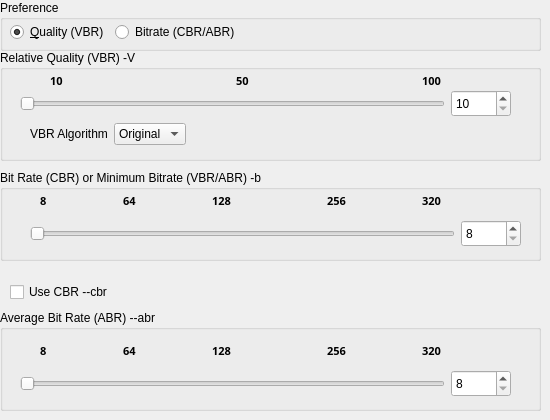
   <widget class="QWidget" name="Widget3" >
    <attribute name="title" >
     <string>&amp;Basic LAME Settings</string>
    </attribute>
    <widget class="QWidget" name="widget" >
     <property name="geometry" >
      <rect>
       <x>10</x>
       <y>280</y>
       <width>516</width>
       <height>24</height>
      </rect>
     </property>
     <layout class="QHBoxLayout" >
      <property name="margin" >
       <number>0</number>
      </property>
      <property name="spacing" >
       <number>6</number>
      </property>
      <item>
       <widget class="QCheckBox" name="useCbr" >
        <property name="text" >
         <string>Use CBR --cbr</string>
        </property>
       </widget>
      </item>
      <item>
       <spacer>
        <property name="orientation" >
         <enum>Qt::Horizontal</enum>
        </property>
        <property name="sizeType" >
         <enum>QSizePolicy::Expanding</enum>
        </property>
        <property name="sizeHint" >
         <size>
          <width>406</width>
          <height>20</height>
         </size>
        </property>
       </spacer>
      </item>
     </layout>
    </widget>
    <widget class="QGroupBox" name="preferenceButtonGroupBox" >
     <property name="geometry" >
      <rect>
       <x>0</x>
       <y>0</y>
       <width>541</width>
       <height>51</height>
      </rect>
     </property>
     <property name="title" >
      <string>Preference</string>
     </property>
     <widget class="QWidget" name="widget" >
      <property name="geometry" >
       <rect>
        <x>10</x>
        <y>20</y>
        <width>488</width>
        <height>25</height>
       </rect>
      </property>
      <layout class="QHBoxLayout" >
       <property name="margin" >
        <number>0</number>
       </property>
       <property name="spacing" >
        <number>6</number>
       </property>
       <item>
        <widget class="QRadioButton" name="qualityPref" >
         <property name="text" >
          <string>&amp;Quality (VBR)</string>
         </property>
         <property name="checked" >
          <bool>true</bool>
         </property>
        </widget>
       </item>
       <item>
        <widget class="QRadioButton" name="bitratePref" >
         <property name="text" >
          <string>Bitrate (CBR/ABR)</string>
         </property>
        </widget>
       </item>
       <item>
        <spacer>
         <property name="orientation" >
          <enum>Qt::Horizontal</enum>
         </property>
         <property name="sizeType" >
          <enum>QSizePolicy::Expanding</enum>
         </property>
         <property name="sizeHint" >
          <size>
           <width>230</width>
           <height>20</height>
          </size>
         </property>
        </spacer>
       </item>
      </layout>
     </widget>
    </widget>
    <widget class="QGroupBox" name="qualityBox" >
     <property name="geometry" >
      <rect>
       <x>0</x>
       <y>50</y>
       <width>541</width>
       <height>111</height>
      </rect>
     </property>
     <property name="title" >
      <string>Relative Quality (VBR) -V</string>
     </property>
     <widget class="QWidget" name="widget" >
      <property name="geometry" >
       <rect>
        <x>20</x>
        <y>40</y>
        <width>491</width>
        <height>27</height>
       </rect>
      </property>
      <layout class="QHBoxLayout" >
       <property name="margin" >
        <number>0</number>
       </property>
       <property name="spacing" >
        <number>6</number>
       </property>
       <item>
        <widget class="QSlider" name="qualitySelect" >
         <property name="minimum" >
          <number>10</number>
         </property>
         <property name="maximum" >
          <number>100</number>
         </property>
         <property name="orientation" >
          <enum>Qt::Horizontal</enum>
         </property>
         <property name="tickInterval" >
          <number>10</number>
         </property>
        </widget>
       </item>
       <item>
        <widget class="QSpinBox" name="qualityDisplay" >
         <property name="sizePolicy" >
          <sizepolicy>
           <hsizetype>1</hsizetype>
           <vsizetype>0</vsizetype>
           <horstretch>60</horstretch>
           <verstretch>0</verstretch>
          </sizepolicy>
         </property>
         <property name="maximumSize" >
          <size>
           <width>60</width>
           <height>32767</height>
          </size>
         </property>
         <property name="maximum" >
          <number>100</number>
         </property>
         <property name="minimum" >
          <number>10</number>
         </property>
        </widget>
       </item>
      </layout>
     </widget>
     <widget class="QWidget" name="widget" >
      <property name="geometry" >
       <rect>
        <x>50</x>
        <y>20</y>
        <width>391</width>
        <height>22</height>
       </rect>
      </property>
      <layout class="QHBoxLayout" >
       <property name="margin" >
        <number>0</number>
       </property>
       <property name="spacing" >
        <number>6</number>
       </property>
       <item>
        <widget class="QLabel" name="textLabel3" >
         <property name="font" >
          <font>
           <family>Sans Serif</family>
           <pointsize>8</pointsize>
           <weight>75</weight>
           <italic>false</italic>
           <bold>true</bold>
           <underline>false</underline>
           <strikeout>false</strikeout>
          </font>
         </property>
         <property name="text" >
          <string>10</string>
         </property>
        </widget>
       </item>
       <item>
        <spacer>
         <property name="orientation" >
          <enum>Qt::Horizontal</enum>
         </property>
         <property name="sizeType" >
          <enum>QSizePolicy::Expanding</enum>
         </property>
         <property name="sizeHint" >
          <size>
           <width>177</width>
           <height>20</height>
          </size>
         </property>
        </spacer>
       </item>
       <item>
        <widget class="QLabel" name="textLabel5" >
         <property name="font" >
          <font>
           <family>Sans Serif</family>
           <pointsize>8</pointsize>
           <weight>75</weight>
           <italic>false</italic>
           <bold>true</bold>
           <underline>false</underline>
           <strikeout>false</strikeout>
          </font>
         </property>
         <property name="text" >
          <string>50</string>
         </property>
        </widget>
       </item>
       <item>
        <spacer>
         <property name="orientation" >
          <enum>Qt::Horizontal</enum>
         </property>
         <property name="sizeType" >
          <enum>QSizePolicy::Expanding</enum>
         </property>
         <property name="sizeHint" >
          <size>
           <width>176</width>
           <height>20</height>
          </size>
         </property>
        </spacer>
       </item>
       <item>
        <widget class="QLabel" name="textLabel4" >
         <property name="font" >
          <font>
           <family>Sans Serif</family>
           <pointsize>8</pointsize>
           <weight>75</weight>
           <italic>false</italic>
           <bold>true</bold>
           <underline>false</underline>
           <strikeout>false</strikeout>
          </font>
         </property>
         <property name="text" >
          <string>100</string>
         </property>
        </widget>
       </item>
      </layout>
     </widget>
     <widget class="QWidget" name="widget" >
      <property name="geometry" >
       <rect>
        <x>30</x>
        <y>70</y>
        <width>488</width>
        <height>28</height>
       </rect>
      </property>
      <layout class="QHBoxLayout" >
       <property name="margin" >
        <number>0</number>
       </property>
       <property name="spacing" >
        <number>6</number>
       </property>
       <item>
        <widget class="QLabel" name="textLabel11" >
         <property name="text" >
          <string>VBR Algorithm</string>
         </property>
        </widget>
       </item>
       <item>
        <widget class="QComboBox" name="algorithmVbr" >
         <item>
          <property name="text" >
           <string>Original</string>
          </property>
         </item>
         <item>
          <property name="text" >
           <string>Fast</string>
          </property>
         </item>
        </widget>
       </item>
       <item>
        <spacer>
         <property name="orientation" >
          <enum>Qt::Horizontal</enum>
         </property>
         <property name="sizeType" >
          <enum>QSizePolicy::Expanding</enum>
         </property>
         <property name="sizeHint" >
          <size>
           <width>320</width>
           <height>20</height>
          </size>
         </property>
        </spacer>
       </item>
      </layout>
     </widget>
    </widget>
    <widget class="QGroupBox" name="bitrateBox" >
     <property name="geometry" >
      <rect>
       <x>0</x>
       <y>170</y>
       <width>541</width>
       <height>91</height>
      </rect>
     </property>
     <property name="title" >
      <string>Bit Rate (CBR) or Minimum Bitrate (VBR/ABR) -b</string>
     </property>
     <widget class="QWidget" name="widget" >
      <property name="geometry" >
       <rect>
        <x>40</x>
        <y>20</y>
        <width>401</width>
        <height>22</height>
       </rect>
      </property>
      <layout class="QHBoxLayout" >
       <property name="margin" >
        <number>0</number>
       </property>
       <property name="spacing" >
        <number>6</number>
       </property>
       <item>
        <widget class="QLabel" name="textLabel6" >
         <property name="font" >
          <font>
           <family>Sans Serif</family>
           <pointsize>8</pointsize>
           <weight>75</weight>
           <italic>false</italic>
           <bold>true</bold>
           <underline>false</underline>
           <strikeout>false</strikeout>
          </font>
         </property>
         <property name="text" >
          <string>8</string>
         </property>
        </widget>
       </item>
       <item>
        <spacer>
         <property name="orientation" >
          <enum>Qt::Horizontal</enum>
         </property>
         <property name="sizeType" >
          <enum>QSizePolicy::Expanding</enum>
         </property>
         <property name="sizeHint" >
          <size>
           <width>69</width>
           <height>20</height>
          </size>
         </property>
        </spacer>
       </item>
       <item>
        <widget class="QLabel" name="textLabel7" >
         <property name="font" >
          <font>
           <family>Sans Serif</family>
           <pointsize>8</pointsize>
           <weight>75</weight>
           <italic>false</italic>
           <bold>true</bold>
           <underline>false</underline>
           <strikeout>false</strikeout>
          </font>
         </property>
         <property name="text" >
          <string>64</string>
         </property>
        </widget>
       </item>
       <item>
        <spacer>
         <property name="orientation" >
          <enum>Qt::Horizontal</enum>
         </property>
         <property name="sizeType" >
          <enum>QSizePolicy::Expanding</enum>
         </property>
         <property name="sizeHint" >
          <size>
           <width>69</width>
           <height>20</height>
          </size>
         </property>
        </spacer>
       </item>
       <item>
        <widget class="QLabel" name="textLabel8" >
         <property name="font" >
          <font>
           <family>Sans Serif</family>
           <pointsize>8</pointsize>
           <weight>75</weight>
           <italic>false</italic>
           <bold>true</bold>
           <underline>false</underline>
           <strikeout>false</strikeout>
          </font>
         </property>
         <property name="text" >
          <string>128</string>
         </property>
        </widget>
       </item>
       <item>
        <spacer>
         <property name="orientation" >
          <enum>Qt::Horizontal</enum>
         </property>
         <property name="sizeType" >
          <enum>QSizePolicy::Expanding</enum>
         </property>
         <property name="sizeHint" >
          <size>
           <width>90</width>
           <height>20</height>
          </size>
         </property>
        </spacer>
       </item>
       <item>
        <widget class="QLabel" name="textLabel9" >
         <property name="font" >
          <font>
           <family>Sans Serif</family>
           <pointsize>8</pointsize>
           <weight>75</weight>
           <italic>false</italic>
           <bold>true</bold>
           <underline>false</underline>
           <strikeout>false</strikeout>
          </font>
         </property>
         <property name="text" >
          <string>256</string>
         </property>
        </widget>
       </item>
       <item>
        <spacer>
         <property name="orientation" >
          <enum>Qt::Horizontal</enum>
         </property>
         <property name="sizeType" >
          <enum>QSizePolicy::Expanding</enum>
         </property>
         <property name="sizeHint" >
          <size>
           <width>69</width>
           <height>20</height>
          </size>
         </property>
        </spacer>
       </item>
       <item>
        <widget class="QLabel" name="textLabel10" >
         <property name="font" >
          <font>
           <family>Sans Serif</family>
           <pointsize>8</pointsize>
           <weight>75</weight>
           <italic>false</italic>
           <bold>true</bold>
           <underline>false</underline>
           <strikeout>false</strikeout>
          </font>
         </property>
         <property name="text" >
          <string>320</string>
         </property>
        </widget>
       </item>
      </layout>
     </widget>
     <widget class="QWidget" name="widget" >
      <property name="geometry" >
       <rect>
        <x>30</x>
        <y>50</y>
        <width>491</width>
        <height>27</height>
       </rect>
      </property>
      <layout class="QHBoxLayout" >
       <property name="margin" >
        <number>0</number>
       </property>
       <property name="spacing" >
        <number>6</number>
       </property>
       <item>
        <widget class="QSlider" name="bitrateSelect" >
         <property name="enabled" >
          <bool>true</bool>
         </property>
         <property name="minimum" >
          <number>8</number>
         </property>
         <property name="maximum" >
          <number>320</number>
         </property>
         <property name="singleStep" >
          <number>8</number>
         </property>
         <property name="pageStep" >
          <number>64</number>
         </property>
         <property name="orientation" >
          <enum>Qt::Horizontal</enum>
         </property>
         <property name="tickInterval" >
          <number>16</number>
         </property>
        </widget>
       </item>
       <item>
        <widget class="QSpinBox" name="bitrateDisplay" >
         <property name="sizePolicy" >
          <sizepolicy>
           <hsizetype>1</hsizetype>
           <vsizetype>0</vsizetype>
           <horstretch>60</horstretch>
           <verstretch>0</verstretch>
          </sizepolicy>
         </property>
         <property name="maximumSize" >
          <size>
           <width>60</width>
           <height>32767</height>
          </size>
         </property>
         <property name="maximum" >
          <number>320</number>
         </property>
         <property name="minimum" >
          <number>8</number>
         </property>
        </widget>
       </item>
      </layout>
     </widget>
    </widget>
    <widget class="QGroupBox" name="abrBitrateBox" >
     <property name="geometry" >
      <rect>
       <x>0</x>
       <y>310</y>
       <width>541</width>
       <height>101</height>
      </rect>
     </property>
     <property name="title" >
      <string>Average Bit Rate (ABR) --abr</string>
     </property>
     <widget class="QWidget" name="widget" >
      <property name="geometry" >
       <rect>
        <x>40</x>
        <y>30</y>
        <width>401</width>
        <height>22</height>
       </rect>
      </property>
      <layout class="QHBoxLayout" >
       <property name="margin" >
        <number>0</number>
       </property>
       <property name="spacing" >
        <number>6</number>
       </property>
       <item>
        <widget class="QLabel" name="textLabel6_2" >
         <property name="font" >
          <font>
           <family>Sans Serif</family>
           <pointsize>8</pointsize>
           <weight>75</weight>
           <italic>false</italic>
           <bold>true</bold>
           <underline>false</underline>
           <strikeout>false</strikeout>
          </font>
         </property>
         <property name="text" >
          <string>8</string>
         </property>
        </widget>
       </item>
       <item>
        <spacer>
         <property name="orientation" >
          <enum>Qt::Horizontal</enum>
         </property>
         <property name="sizeType" >
          <enum>QSizePolicy::Expanding</enum>
         </property>
         <property name="sizeHint" >
          <size>
           <width>69</width>
           <height>20</height>
          </size>
         </property>
        </spacer>
       </item>
       <item>
        <widget class="QLabel" name="textLabel7_3" >
         <property name="font" >
          <font>
           <family>Sans Serif</family>
           <pointsize>8</pointsize>
           <weight>75</weight>
           <italic>false</italic>
           <bold>true</bold>
           <underline>false</underline>
           <strikeout>false</strikeout>
          </font>
         </property>
         <property name="text" >
          <string>64</string>
         </property>
        </widget>
       </item>
       <item>
        <spacer>
         <property name="orientation" >
          <enum>Qt::Horizontal</enum>
         </property>
         <property name="sizeType" >
          <enum>QSizePolicy::Expanding</enum>
         </property>
         <property name="sizeHint" >
          <size>
           <width>69</width>
           <height>20</height>
          </size>
         </property>
        </spacer>
       </item>
       <item>
        <widget class="QLabel" name="textLabel8_3" >
         <property name="font" >
          <font>
           <family>Sans Serif</family>
           <pointsize>8</pointsize>
           <weight>75</weight>
           <italic>false</italic>
           <bold>true</bold>
           <underline>false</underline>
           <strikeout>false</strikeout>
          </font>
         </property>
         <property name="text" >
          <string>128</string>
         </property>
        </widget>
       </item>
       <item>
        <spacer>
         <property name="orientation" >
          <enum>Qt::Horizontal</enum>
         </property>
         <property name="sizeType" >
          <enum>QSizePolicy::Expanding</enum>
         </property>
         <property name="sizeHint" >
          <size>
           <width>90</width>
           <height>20</height>
          </size>
         </property>
        </spacer>
       </item>
       <item>
        <widget class="QLabel" name="textLabel9_3" >
         <property name="font" >
          <font>
           <family>Sans Serif</family>
           <pointsize>8</pointsize>
           <weight>75</weight>
           <italic>false</italic>
           <bold>true</bold>
           <underline>false</underline>
           <strikeout>false</strikeout>
          </font>
         </property>
         <property name="text" >
          <string>256</string>
         </property>
        </widget>
       </item>
       <item>
        <spacer>
         <property name="orientation" >
          <enum>Qt::Horizontal</enum>
         </property>
         <property name="sizeType" >
          <enum>QSizePolicy::Expanding</enum>
         </property>
         <property name="sizeHint" >
          <size>
           <width>69</width>
           <height>20</height>
          </size>
         </property>
        </spacer>
       </item>
       <item>
        <widget class="QLabel" name="textLabel10_3" >
         <property name="font" >
          <font>
           <family>Sans Serif</family>
           <pointsize>8</pointsize>
           <weight>75</weight>
           <italic>false</italic>
           <bold>true</bold>
           <underline>false</underline>
           <strikeout>false</strikeout>
          </font>
         </property>
         <property name="text" >
          <string>320</string>
         </property>
        </widget>
       </item>
      </layout>
     </widget>
     <widget class="QWidget" name="widget" >
      <property name="geometry" >
       <rect>
        <x>20</x>
        <y>60</y>
        <width>491</width>
        <height>27</height>
       </rect>
      </property>
      <layout class="QHBoxLayout" >
       <property name="margin" >
        <number>0</number>
       </property>
       <property name="spacing" >
        <number>6</number>
       </property>
       <item>
        <widget class="QSlider" name="abrBitrateSelect" >
         <property name="enabled" >
          <bool>true</bool>
         </property>
         <property name="minimum" >
          <number>8</number>
         </property>
         <property name="maximum" >
          <number>320</number>
         </property>
         <property name="singleStep" >
          <number>8</number>
         </property>
         <property name="pageStep" >
          <number>64</number>
         </property>
         <property name="orientation" >
          <enum>Qt::Horizontal</enum>
         </property>
         <property name="tickInterval" >
          <number>16</number>
         </property>
        </widget>
       </item>
       <item>
        <widget class="QSpinBox" name="abrBitrateDisplay" >
         <property name="sizePolicy" >
          <sizepolicy>
           <hsizetype>1</hsizetype>
           <vsizetype>0</vsizetype>
           <horstretch>60</horstretch>
           <verstretch>0</verstretch>
          </sizepolicy>
         </property>
         <property name="maximumSize" >
          <size>
           <width>60</width>
           <height>32767</height>
          </size>
         </property>
         <property name="maximum" >
          <number>320</number>
         </property>
         <property name="minimum" >
          <number>8</number>
         </property>
        </widget>
       </item>
      </layout>
     </widget>
    </widget>
   </widget>
